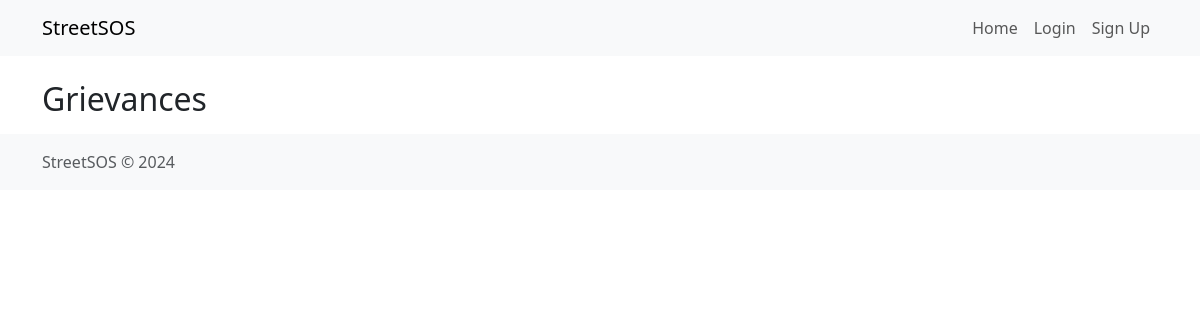
The app's page /, older data.
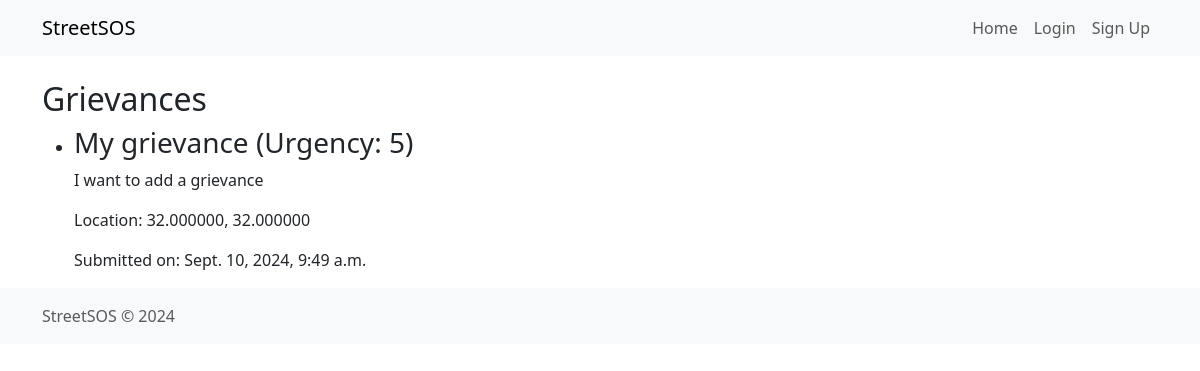
The same page, newer data.
### grievance/models.py (models this page shows, shortened)
class Grievance(models.Model):
    user_profile = models.ForeignKey(UserProfile, on_delete=models.CASCADE, related_name='grievances')
    title = models.CharField(max_length=255)
    description = models.TextField()
    urgency = models.IntegerField(choices=[(i, str(i)) for i in range(1, 6)])  # Urgency from 1 to 5
    latitude = models.DecimalField(max_digits=9, decimal_places=6)
    longitude = models.DecimalField(max_digits=9, decimal_places=6)
    created_at = models.DateTimeField(auto_now_add=True)

### grievance/views.py (the view)
# urls.py: path('', GrievanceListView.as_view(), name='grievance-list'),
class GrievanceListView(ListView):
    model = Grievance
    template_name = 'grievances/grievance_list.html'
    context_object_name = 'grievances'
    paginate_by = 10
    def get_queryset(self):
        return Grievance.objects.all().order_by('-created_at')
    def get_context_data(self, **kwargs):
        context = super().get_context_data(**kwargs)
        if self.request.user.is_authenticated:
            user_profile = self.request.user.userprofile
            saved_grievances = UserGrievance.objects.filter(user=user_profile).values_list('grievance_id', flat=True)
            context['saved_grievance_ids'] = list(saved_grievances)
        return context

### grievance/templates/grievances/grievance_list.html (shortened to what this page needs)
{% extends 'base.html' %}
{% block content %}
<h2>Grievances</h2>
<ul>
    {% for grievance in grievances %}
    <li>
        <h3>{{ grievance.title }} (Urgency: {{ grievance.urgency }})</h3>
        <p>{{ grievance.description }}</p>
        <p>Location: {{ grievance.latitude }}, {{ grievance.longitude }}</p>
        <p>Submitted on: {{ grievance.created_at }}</p>
    </li>
    {% endfor %}
</ul>
{% endblock %}

### templates/base.html (shortened to what this page needs)
{% load static %}
<!DOCTYPE html>
<html lang="en">
<head>
    <link href="https://cdn.jsdelivr.net/npm/bootstrap@5.3.0-alpha1/dist/css/bootstrap.min.css" rel="stylesheet">
    <link rel="stylesheet" href="{% static 'css/style.css' %}">
</head>
<body>
    <nav class="navbar navbar-expand-lg navbar-light bg-light">
        <div class="container">
            <a class="navbar-brand" href="{% url 'grievance-list' %}">StreetSOS</a>
            <div class="collapse navbar-collapse" id="navbarNav">
                <ul class="navbar-nav ms-auto">
                    <li class="nav-item">
                        <a class="nav-link" href="{% url 'grievance-list' %}">Home</a>
                    </li>
                    {% if user.is_authenticated %}
                    <li class="nav-item">
                        <a class="nav-link" href="{% url 'grievance-create' %}">Submit Grievance</a>
                    </li>
                    <li class="nav-item">
                        <a class="nav-link" href="{% url 'saved-grievances' %}">Saved Grievances</a>
                    </li>
                    <li class="nav-item">
                        <form id="logout-form" action="{% url 'logout' %}" method="post" style="display: inline;">
                            {% csrf_token %}
                            <button type="submit" class="btn btn-link nav-link" style="padding: 0;">Logout</button>
                        </form>
                    </li>
                    {% else %}
                    <li class="nav-item">
                        <a class="nav-link" href="{% url 'login' %}">Login</a>
                    </li>
                    <li class="nav-item">
                        <a class="nav-link" href="{% url 'register' %}">Sign Up</a>
                    </li>
                    {% endif %}
                </ul>
            </div>
        </div>
    </nav>
    <main class="container mt-4">
        {% block content %}{% endblock %}
    </main>
    <footer class="footer bg-light mt-auto py-3">
        <div class="container">
            <span class="text-muted">StreetSOS &copy; 2024</span>
        </div>
    </footer>
</body>
</html>

Row changes from the older to the newer data that the page shows:
added Grievance: title "My grievance", urgency "5", description "I want to add a grievance", latitude "32.000000", longitude "32.000000", created_at "Sept. 10, 2024, 9:49 a.m."
